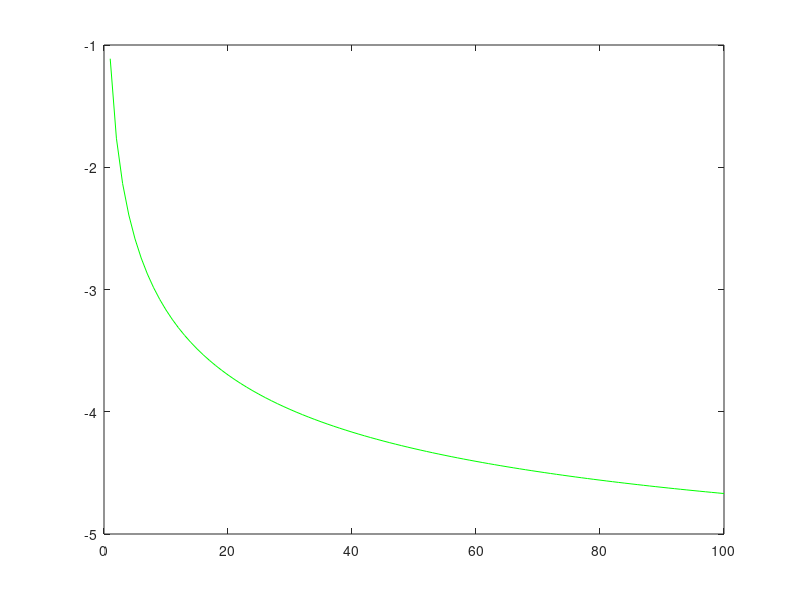

MATLAB code for this plot:
clear;
clc;

Sc=0.5;us=0.5;k=0.41;%constant paramters
L=-30;%Obukhov length L for stability of boundary layer
Cr1=2;Cr2=2;Cr0=2;%reference concentration
z=0:1:100;
ws=0.0641;ws0=0.45;%settling velocity for case with extremly low dissipation rate and spherical particle
alpha=ws*Sc/(k*us);%Rosse number for case with extremly low dissipation rate
alpha0=ws0*Sc/(k*us);%Rosse number for spherical particle
dissip=((1+0.5*(-z/L).^(2/3)).^1.5*us^3/k)./z;%dissipation rate formulated from observations
FL=0.005;el=1.5*10^(-5);asp=250;%parameters for fibers
SF=5*0.1*ws^2/(8*el*log(asp))*((FL^2)./dissip).^(1/3);
if SF<0.1
   ws1=ws*4/3; 
elseif SF>5.0
    ws1=ws+ws*2/15/(SF.^2);
else
    ws1=ws+ws*(0.07531*SF.^(-0.6692)-0.0188);
end
alpha1=ws1*Sc/(k*us);
tau=16*z/L*(0.5-alpha)-(1+alpha);
y=2*alpha./(sqrt(tau.^2-64*alpha*z/L*(0.5+alpha))-tau);
r=y.^2/alpha+(((1-y).^2-(y.^2).*(1-y).^2*0.5).*(16*z/L).^2)./(alpha*(1-(16*z/L).*y).^2);
C=-((((1+alpha)^(0.5+alpha)*r.^(-0.5)).*(y/alpha).^alpha).*(1-y)).*(1-(16*z/L).*y).^(-0.5);
C00=(C).*(1./(z.^alpha))-C;
C=(C+Cr1).*(1./(z.^alpha))-C;
tau0=16*z/L*(0.5-alpha0)-(1+alpha0);
y0=2*alpha0./(sqrt(tau0.^2-64*alpha0*z/L.*(0.5+alpha0))-tau0);
r0=y.^2/alpha0+(((1-y0).^2-(y0.^2).*(1-y0).^2*0.5).*(16*z/L).^2)./(alpha0*(1-(16*z/L).*y0).^2);
C0=-((((1+alpha0)^(0.5+alpha0)*r0.^(-0.5)).*(y/alpha0).^alpha0).*(1-y0)).*(1-(16*z/L).*y0).^(-0.5);
C01=(C0).*(1./(z.^alpha0))-C0;
C0=(C0+Cr0).*(1./(z.^alpha0))-C0;
tau1=(16*z/L).*(0.5-alpha1)-(1+alpha1);
y1=2*alpha1./(sqrt(tau1.^2-(64*alpha1.*z/L).*(0.5+alpha1))-tau1);
r1=(y.^2)./alpha1+(1-y1).^2-((((y1.^2).*(1-y1)).^2*0.5).*((16*z/L)).^2)./((alpha1.*(1-(16*z/L).*y1)).^2);
C1=-(((1+alpha1).^(0.5+alpha1)).*(r1.^(-0.5))).*((((y1./alpha1).^alpha1).*(1-y1)).*(1-(16*z/L).*y1).^(-0.5));
C02=(C1).*(1./(z.^alpha1))-C1;
C1=(C1+Cr2).*(1./(z.^alpha1))-C1;



% plot(z,C01,'red')
% hold on;
% text(50,0.1,'sphere')
% hold on;
% plot(z,C00,'blue')
% hold on
% text(50,1.15,'fiber')
% hold on;
% plot(z,C02,'black')
% hold on
% text(50,0.85,'fiber local')
plot(z,log(dissip),'green')